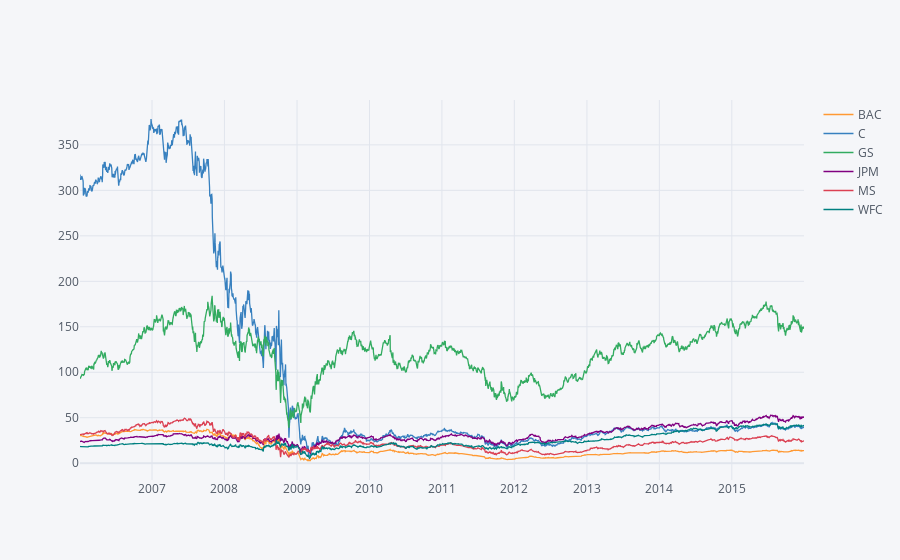

The notebook cell saved with this chart:
### Code cell
bank_stocks.xs(key='Close', axis=1, level='Stock Info').iplot()

### Figure 1 — Plotly figure (JSON) as saved in the notebook; plotly's stock layout.template omitted (floating-point values rounded to 4 significant figures; data arrays with more than 128 entries replaced by an {"elided": "..."} marker saying what was removed)
{"data": [{"line": {"color": "rgba(255, 153, 51, 1.0)", "dash": "solid", "shape": "linear", "width": 1.3}, "mode": "lines", "name": "BAC", "text": "", "type": "scatter", "x": {"elided": "2517 str values"}, "y": {"elided": "2517 float values"}}, {"line": {"color": "rgba(55, 128, 191, 1.0)", "dash": "solid", "shape": "linear", "width": 1.3}, "mode": "lines", "name": "C", "text": "", "type": "scatter", "x": {"elided": "2517 str values"}, "y": {"elided": "2517 float values"}}, {"line": {"color": "rgba(50, 171, 96, 1.0)", "dash": "solid", "shape": "linear", "width": 1.3}, "mode": "lines", "name": "GS", "text": "", "type": "scatter", "x": {"elided": "2517 str values"}, "y": {"elided": "2517 float values"}}, {"line": {"color": "rgba(128, 0, 128, 1.0)", "dash": "solid", "shape": "linear", "width": 1.3}, "mode": "lines", "name": "JPM", "text": "", "type": "scatter", "x": {"elided": "2517 str values"}, "y": {"elided": "2517 float values"}}, {"line": {"color": "rgba(219, 64, 82, 1.0)", "dash": "solid", "shape": "linear", "width": 1.3}, "mode": "lines", "name": "MS", "text": "", "type": "scatter", "x": {"elided": "2517 str values"}, "y": {"elided": "2517 float values"}}, {"line": {"color": "rgba(0, 128, 128, 1.0)", "dash": "solid", "shape": "linear", "width": 1.3}, "mode": "lines", "name": "WFC", "text": "", "type": "scatter", "x": {"elided": "2517 str values"}, "y": {"elided": "2517 float values"}}], "layout": {"legend": {"bgcolor": "#F5F6F9", "font": {"color": "#4D5663"}}, "paper_bgcolor": "#F5F6F9", "plot_bgcolor": "#F5F6F9", "title": {"font": {"color": "#4D5663"}}, "xaxis": {"gridcolor": "#E1E5ED", "showgrid": true, "tickfont": {"color": "#4D5663"}, "title": {"font": {"color": "#4D5663"}, "text": ""}, "zerolinecolor": "#E1E5ED"}, "yaxis": {"gridcolor": "#E1E5ED", "showgrid": true, "tickfont": {"color": "#4D5663"}, "title": {"font": {"color": "#4D5663"}, "text": ""}, "zerolinecolor": "#E1E5ED"}}}
